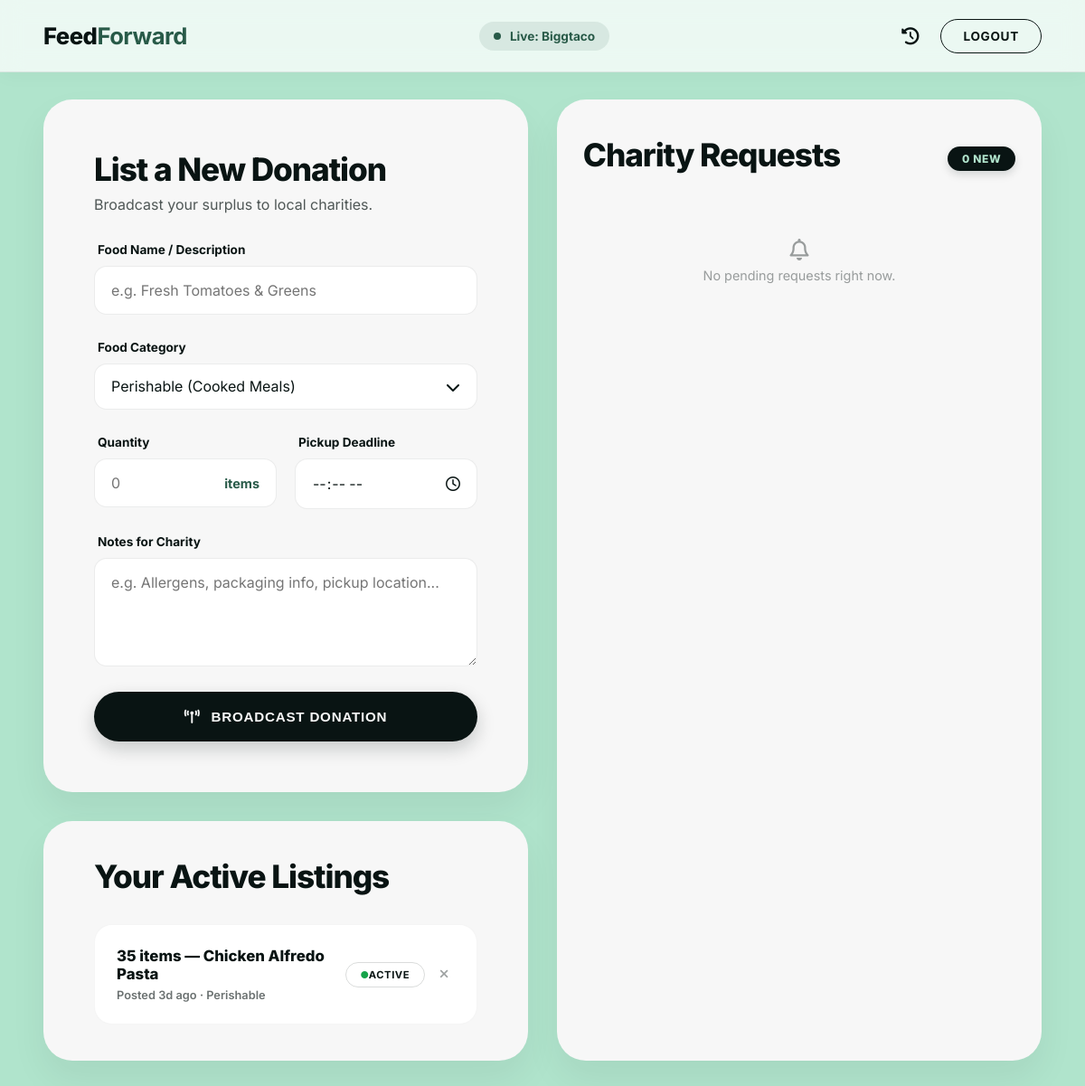
Page /restaurant-dashboard (signed in) on the committed database.
### models.py (models this page shows)
class User(UserMixin, db.Model):
    __tablename__ = "users"
    id                = db.Column(db.Integer, primary_key=True)
    email             = db.Column(db.String(120), unique=True, nullable=False)
    password_hash     = db.Column(db.String(256), nullable=False)
    organization_name = db.Column(db.String(150), nullable=False)
    role              = db.Column(db.String(20),  nullable=False)  # 'donor' | 'charity'
    phone             = db.Column(db.String(30),  nullable=True)
    address           = db.Column(db.String(255), nullable=True)
    license_num       = db.Column(db.String(100), nullable=True)
    reg_num           = db.Column(db.String(100), nullable=True)
    created_at        = db.Column(db.DateTime, default=datetime.utcnow)
    donations        = db.relationship("Donation",        backref="donor",   lazy=True,
                                       foreign_keys="Donation.donor_id")
    charity_requests = db.relationship("DonationRequest", backref="charity", lazy=True,
                                       foreign_keys="DonationRequest.charity_id")

class Donation(db.Model):
    __tablename__ = "donations"
    id              = db.Column(db.Integer, primary_key=True)
    donor_id        = db.Column(db.Integer, db.ForeignKey("users.id"), nullable=False)
    food_name       = db.Column(db.String(150), nullable=False, default="Surplus Food")
    food_category   = db.Column(db.String(50),  nullable=False)   # perishable|produce|non-perishable
    quantity        = db.Column(db.Integer,      nullable=False)
    unit            = db.Column(db.String(20),   nullable=False, default="items")
    pickup_deadline = db.Column(db.String(20),   nullable=False)
    notes           = db.Column(db.Text,         nullable=True)
    status          = db.Column(db.String(20),   default="active")  # active|pending|confirmed|completed
    created_at      = db.Column(db.DateTime,     default=datetime.utcnow)
    requests = db.relationship("DonationRequest", backref="donation", lazy=True)
    @property
    def category_label(self):
        return {"perishable": "Perishable", "produce": "Produce",
                "non-perishable": "Non-Perishable"}.get(self.food_category, self.food_category.title())
    @property
    def time_ago(self):
        delta = datetime.utcnow() - self.created_at
        mins = delta.seconds // 60
        if delta.days:
            return f"{delta.days}d ago"
        if mins >= 60:
            return f"{mins // 60}h ago"
        return f"{max(mins, 1)}m ago"

### app.py (the view)
    @app.route("/restaurant-dashboard")
    @login_required
    def restaurant_dashboard():
        if current_user.role != "donor":
            flash("Access denied. Restaurants only.")
            return redirect(url_for("charity_browse"))
        active_donations = (
            Donation.query
            .filter_by(donor_id=current_user.id)
            .filter(Donation.status.in_(["active", "pending"]))
            .order_by(Donation.created_at.desc())
            .all()
        )
        pending_requests = (
            DonationRequest.query.join(Donation)
            .filter(Donation.donor_id == current_user.id,
                    DonationRequest.status == "pending")
            .order_by(DonationRequest.created_at.desc())
            .all()
        )
        confirmed = (
            DonationRequest.query.join(Donation)
            .filter(Donation.donor_id == current_user.id,
                    DonationRequest.status == "accepted")
            .order_by(DonationRequest.created_at.desc())
            .limit(5).all()
        )
        total_donations = Donation.query.filter_by(donor_id=current_user.id).count()
        completed       = Donation.query.filter_by(donor_id=current_user.id,
                                                    status="completed").count()
        return render_template("restaurant_dashboard.html",
            active_donations=active_donations,
            pending_requests=pending_requests,
            confirmed=confirmed,
            total_donations=total_donations,
            completed=completed,
        )

### app.py (called while the page is built)
@login_manager.user_loader
def load_user(uid):
    return User.query.get(int(uid))

### templates/restaurant_dashboard.html (shortened to what this page needs)
{% extends "base.html" %}
{% block extra_css %}
<link rel="stylesheet" href="{{ url_for('static', filename='style.css') }}" />
<link rel="stylesheet" href="{{ url_for('static', filename='dashboard.css') }}" />
{% endblock %}
{% block body %}
<nav class="top-nav">
  <a href="{{ url_for('index') }}" class="logo">Feed<b>Forward</b></a>
  <div class="nav-status">
    <span class="pulse-dot"></span>
    <span class="status-text">Live: {{ current_user.organization_name }}</span>
  </div>
  <div class="nav-user">
    <a href="{{ url_for('restaurant_history') }}" class="nav-icon-link" title="Donation History">
      <i class="fa-solid fa-clock-rotate-left"></i>
    </a>
    <a href="{{ url_for('logout') }}" class="logout-btn" style="text-decoration:none;">Logout</a>
  </div>
</nav>
<div class="dashboard-wrapper">
  <main class="dashboard-main">
    <section class="action-card">
      <div class="card-header">
        <h2>List a New Donation</h2>
        <p>Broadcast your surplus to local charities.</p>
      </div>
      <form class="donation-form" action="{{ url_for('new_donation') }}" method="POST" id="donation-form">
        <div class="input-group">
          <label>Food Name / Description</label>
          <div class="custom-select" style="border-radius:14px;">
            <input type="text" name="food_name" placeholder="e.g. Fresh Tomatoes & Greens" required
                   style="width:100%;border:none;background:transparent;padding:16px 18px;font-family:Inter,sans-serif;font-size:1rem;color:var(--theme-dark);outline:none;" />
          </div>
        </div>
        <div class="input-group">
          <label>Food Category</label>
          <div class="custom-select">
            <select name="food_category" id="foodType" onchange="updateUnit()" required>
              <option value="perishable">Perishable (Cooked Meals)</option>
            </select>
            <i class="fa-solid fa-chevron-down"></i>
          </div>
        </div>
        <div class="input-grid" style="display:grid;grid-template-columns:1fr 1fr;gap:20px;">
          <div class="input-group">
            <label id="quantityLabel">Quantity</label>
            <div class="unit-wrapper">
              <input type="number" name="quantity" id="quantityInput" placeholder="0" min="1" required />
              <span id="unitLabel">items</span>
            </div>
          </div>
          <div class="input-group">
            <label>Pickup Deadline</label>
            <div class="time-wrapper">
              <input type="time" name="pickup_deadline" required />
              <i class="fa-regular fa-clock"></i>
            </div>
          </div>
        </div>
        <div class="input-group">
          <label>Notes for Charity</label>
          <textarea name="notes" placeholder="e.g. Allergens, packaging info, pickup location..."></textarea>
        </div>
        <button type="submit" class="btn-primary" id="broadcast-btn">
          <i class="fa-solid fa-tower-broadcast"></i> Broadcast Donation
        </button>
      </form>
    </section>
    <section class="listings-card">
      <div class="panel-header" style="margin-bottom:1.5rem;">
        <h3>Your Active Listings</h3>
      </div>
      {% if active_donations %}
        {% for d in active_donations %}
        <div class="listing-item">
          <div class="listing-info">
            <strong>{{ d.quantity }} {{ d.unit }} — {{ d.food_name }}</strong>
            <span>Posted {{ d.time_ago }} · {{ d.category_label }}
            </span>
          </div>
          <div style="display:flex;align-items:center;gap:10px;">
            <span class="editorial-pill">
              <i class="fa-solid fa-circle" style="color:{% if d.status=='pending' %}#f59e0b{% else %}#16a34a{% endif %};font-size:8px;"></i>
              {{ d.status | capitalize }}
            </span>
            <form method="POST" action="{{ url_for('delete_donation', did=d.id) }}"
                  onsubmit="return confirm('Remove this listing?');" style="margin:0;">
              <button type="submit" style="background:transparent;border:none;cursor:pointer;color:rgba(9,20,19,0.4);font-size:0.85rem;padding:6px;" title="Remove">
                <i class="fa-solid fa-xmark"></i>
              </button>
            </form>
          </div>
        </div>
        {% endfor %}
      {% else %}
        <div style="text-align:center;padding:2rem;color:rgba(9,20,19,0.4);">
          <i class="fa-solid fa-box-open" style="font-size:2rem;margin-bottom:0.5rem;display:block;"></i>
          No active listings. Post your first donation above!
        </div>
      {% endif %}
    </section>
  </main>
  <section class="request-panel">
    <div class="panel-header">
      <h3>Charity Requests</h3>
      <span class="notification-count">{{ pending_requests | length }} New</span>
    </div>
    <div class="request-list">
      {% if pending_requests %}
        {% for r in pending_requests %}
        <div class="request-card">
          <div class="charity-meta">
            <strong>{{ r.charity.organization_name }}</strong>
            <span class="time-stamp">{{ r.time_ago }}</span>
          </div>
          <div style="font-size:0.78rem;color:var(--theme-primary);font-weight:600;margin-bottom:8px;">
            For: {{ r.donation.quantity }} {{ r.donation.unit }} — {{ r.donation.food_name }}
          </div>
          {% if r.message %}
          <p class="request-msg">"{{ r.message }}"</p>
          {% endif %}
          <div class="request-actions">
            <form method="POST" action="{{ url_for('accept_request', rid=r.id) }}" style="flex:1;">
              <button type="submit" class="accept-btn" style="width:100%;">Accept Request</button>
            </form>
            <form method="POST" action="{{ url_for('decline_request', rid=r.id) }}" style="flex:1;">
              <button type="submit" class="decline-btn" style="width:100%;">Decline</button>
            </form>
          </div>
        </div>
        {% endfor %}
      {% else %}
        <div style="text-align:center;padding:2rem;color:rgba(9,20,19,0.4);font-size:0.9rem;">
          <i class="fa-regular fa-bell" style="display:block;font-size:1.5rem;margin-bottom:0.5rem;"></i>
          No pending requests right now.
        </div>
      {% endif %}
    </div>
  </section>
</div>
{% endblock %}

### static/style.css (style rules this page uses)
:root { --theme-dark: #091413; --theme-primary: #285a48; --theme-bg: #b0e4cc; --theme-surface: #ffffff; --theme-border: rgba(9, 20, 19, 0.08); }
* { margin: 0; padding: 0; box-sizing: border-box; }
body { background-color: var(--theme-bg); color: var(--theme-dark); font-family: "Inter", sans-serif; overflow-x: hidden; -webkit-font-smoothing: antialiased; }
h1, h2, h3 { letter-spacing: -0.03em; }
.logo { font-size: 1.6rem; color: var(--theme-dark); letter-spacing: -0.02em; text-decoration: none; font-weight: 800; }
.logo b { color: var(--theme-primary); }
button, .btn-solid, .btn-outline, .btn-primary, .btn-secondary { padding: 14px 32px; border-radius: 50px; cursor: pointer; font-weight: 700; text-transform: uppercase; letter-spacing: 0.05em; transition: all 0.3s cubic-bezier(0.4, 0, 0.2, 1); text-decoration: none; font-size: 0.9rem; border: none; display: inline-block; }
.btn-primary, .btn-solid, .btn-secondary { background: var(--theme-primary); color: var(--theme-surface); box-shadow: 0 8px 24px rgba(40, 90, 72, 0.25); }

### rows in the picture
User: organization_name "Biggtaco"
Donation: quantity "35", unit "items", food_name "Chicken Alfredo Pasta", time_ago "3d ago", category_label "Perishable", status "ACTIVE"

### other values in the picture
{{ pending_requests | length }} "0"
